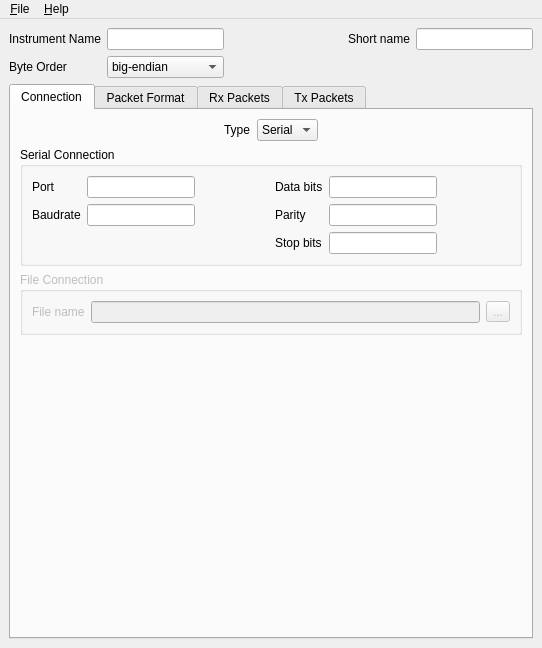
<?xml version="1.0" encoding="UTF-8"?>
<ui version="4.0">
 <class>InstrumentEditorMainWindow</class>
 <widget class="QMainWindow" name="InstrumentEditorMainWindow">
  <property name="geometry">
   <rect>
    <x>0</x>
    <y>0</y>
    <width>542</width>
    <height>648</height>
   </rect>
  </property>
  <property name="windowTitle">
   <string>Instrument Editor</string>
  </property>
  <widget class="QWidget" name="centralWidget">
   <layout class="QVBoxLayout" name="verticalLayout">
    <item>
     <layout class="QGridLayout" name="gridLayout">
      <item row="0" column="0">
       <widget class="QLabel" name="label">
        <property name="text">
         <string>Instrument Name</string>
        </property>
        <property name="buddy">
         <cstring>instrument_name</cstring>
        </property>
       </widget>
      </item>
      <item row="0" column="1">
       <widget class="QLineEdit" name="instrument_name">
        <property name="text">
         <string/>
        </property>
       </widget>
      </item>
      <item row="0" column="2">
       <spacer name="horizontalSpacer">
        <property name="orientation">
         <enum>Qt::Horizontal</enum>
        </property>
        <property name="sizeHint" stdset="0">
         <size>
          <width>40</width>
          <height>20</height>
         </size>
        </property>
       </spacer>
      </item>
      <item row="0" column="3">
       <widget class="QLabel" name="label_2">
        <property name="text">
         <string>Short name</string>
        </property>
        <property name="buddy">
         <cstring>instrument_short_name</cstring>
        </property>
       </widget>
      </item>
      <item row="0" column="4">
       <widget class="QLineEdit" name="instrument_short_name"/>
      </item>
      <item row="1" column="0">
       <widget class="QLabel" name="label_3">
        <property name="text">
         <string>Byte Order</string>
        </property>
        <property name="buddy">
         <cstring>byte_order</cstring>
        </property>
       </widget>
      </item>
      <item row="1" column="1">
       <widget class="QComboBox" name="byte_order">
        <item>
         <property name="text">
          <string>big-endian</string>
         </property>
        </item>
        <item>
         <property name="text">
          <string>little-endian</string>
         </property>
        </item>
       </widget>
      </item>
     </layout>
    </item>
    <item>
     <widget class="QTabWidget" name="tabWidget">
      <property name="toolTip">
       <string/>
      </property>
      <property name="currentIndex">
       <number>0</number>
      </property>
      <widget class="QWidget" name="connection">
       <attribute name="title">
        <string>Connection</string>
       </attribute>
       <layout class="QVBoxLayout" name="verticalLayout_16">
        <item>
         <layout class="QHBoxLayout" name="horizontalLayout">
          <item>
           <spacer name="horizontalSpacer_17">
            <property name="orientation">
             <enum>Qt::Horizontal</enum>
            </property>
            <property name="sizeHint" stdset="0">
             <size>
              <width>40</width>
              <height>20</height>
             </size>
            </property>
           </spacer>
          </item>
          <item>
           <layout class="QFormLayout" name="formLayout_4">
            <item row="0" column="0">
             <widget class="QLabel" name="label_4">
              <property name="text">
               <string>Type</string>
              </property>
             </widget>
            </item>
            <item row="0" column="1">
             <widget class="QComboBox" name="conn_type">
              <property name="editable">
               <bool>false</bool>
              </property>
              <item>
               <property name="text">
                <string>Serial</string>
               </property>
              </item>
              <item>
               <property name="text">
                <string>File</string>
               </property>
              </item>
             </widget>
            </item>
           </layout>
          </item>
          <item>
           <spacer name="horizontalSpacer_18">
            <property name="orientation">
             <enum>Qt::Horizontal</enum>
            </property>
            <property name="sizeHint" stdset="0">
             <size>
              <width>40</width>
              <height>20</height>
             </size>
            </property>
           </spacer>
          </item>
         </layout>
        </item>
        <item>
         <widget class="QGroupBox" name="conn_serial_group">
          <property name="title">
           <string>Serial Connection</string>
          </property>
          <layout class="QHBoxLayout" name="horizontalLayout_33">
           <item>
            <layout class="QFormLayout" name="formLayout">
             <property name="fieldGrowthPolicy">
              <enum>QFormLayout::ExpandingFieldsGrow</enum>
             </property>
             <item row="0" column="0">
              <widget class="QLabel" name="label_5">
               <property name="text">
                <string>Port</string>
               </property>
               <property name="buddy">
                <cstring>conn_serial_port</cstring>
               </property>
              </widget>
             </item>
             <item row="0" column="1">
              <widget class="QLineEdit" name="conn_serial_port"/>
             </item>
             <item row="1" column="0">
              <widget class="QLabel" name="label_6">
               <property name="text">
                <string>Baudrate</string>
               </property>
               <property name="buddy">
                <cstring>conn_serial_baudrate</cstring>
               </property>
              </widget>
             </item>
             <item row="1" column="1">
              <widget class="QLineEdit" name="conn_serial_baudrate"/>
             </item>
            </layout>
           </item>
           <item>
            <spacer name="horizontalSpacer_36">
             <property name="orientation">
              <enum>Qt::Horizontal</enum>
             </property>
             <property name="sizeHint" stdset="0">
              <size>
               <width>50</width>
               <height>20</height>
              </size>
             </property>
            </spacer>
           </item>
           <item>
            <layout class="QFormLayout" name="formLayout_9">
             <property name="fieldGrowthPolicy">
              <enum>QFormLayout::ExpandingFieldsGrow</enum>
             </property>
             <item row="0" column="0">
              <widget class="QLabel" name="label_36">
               <property name="text">
                <string>Data bits</string>
               </property>
              </widget>
             </item>
             <item row="0" column="1">
              <widget class="QLineEdit" name="conn_serial_data_bits"/>
             </item>
             <item row="1" column="0">
              <widget class="QLabel" name="label_37">
               <property name="text">
                <string>Parity</string>
               </property>
              </widget>
             </item>
             <item row="1" column="1">
              <widget class="QLineEdit" name="conn_serial_parity"/>
             </item>
             <item row="2" column="0">
              <widget class="QLabel" name="label_38">
               <property name="text">
                <string>Stop bits</string>
               </property>
              </widget>
             </item>
             <item row="2" column="1">
              <widget class="QLineEdit" name="conn_serial_stop_bits"/>
             </item>
            </layout>
           </item>
           <item>
            <spacer name="horizontalSpacer_37">
             <property name="orientation">
              <enum>Qt::Horizontal</enum>
             </property>
             <property name="sizeHint" stdset="0">
              <size>
               <width>40</width>
               <height>20</height>
              </size>
             </property>
            </spacer>
           </item>
          </layout>
         </widget>
        </item>
        <item>
         <widget class="QGroupBox" name="conn_file_group">
          <property name="enabled">
           <bool>false</bool>
          </property>
          <property name="title">
           <string>File Connection</string>
          </property>
          <layout class="QFormLayout" name="formLayout_5">
           <item row="0" column="0">
            <widget class="QLabel" name="label_7">
             <property name="text">
              <string>File name</string>
             </property>
             <property name="buddy">
              <cstring>conn_serial_port</cstring>
             </property>
            </widget>
           </item>
           <item row="0" column="1">
            <layout class="QHBoxLayout" name="horizontalLayout_17">
             <item>
              <widget class="QLineEdit" name="conn_file_name"/>
             </item>
             <item>
              <widget class="QToolButton" name="conn_file_name_btn">
               <property name="text">
                <string>...</string>
               </property>
              </widget>
             </item>
            </layout>
           </item>
          </layout>
         </widget>
        </item>
        <item>
         <spacer name="verticalSpacer">
          <property name="orientation">
           <enum>Qt::Vertical</enum>
          </property>
          <property name="sizeHint" stdset="0">
           <size>
            <width>20</width>
            <height>281</height>
           </size>
          </property>
         </spacer>
        </item>
       </layout>
      </widget>
      <widget class="QWidget" name="packet_format">
       <attribute name="title">
        <string>Packet Format</string>
       </attribute>
       <layout class="QVBoxLayout" name="verticalLayout_8">
        <item>
         <widget class="QLabel" name="label_11">
          <property name="text">
           <string>rx packets format:</string>
          </property>
         </widget>
        </item>
        <item>
         <layout class="QHBoxLayout" name="horizontalLayout_4">
          <item>
           <widget class="QComboBox" name="pf_rx_format_0">
            <item>
             <property name="text">
              <string>Start bytes</string>
             </property>
            </item>
            <item>
             <property name="text">
              <string>Packet num</string>
             </property>
            </item>
            <item>
             <property name="text">
              <string>Packet fields</string>
             </property>
            </item>
            <item>
             <property name="text">
              <string>End bytes</string>
             </property>
            </item>
            <item>
             <property name="text">
              <string>none</string>
             </property>
            </item>
           </widget>
          </item>
          <item>
           <widget class="QComboBox" name="pf_rx_format_1">
            <property name="currentIndex">
             <number>1</number>
            </property>
            <item>
             <property name="text">
              <string>Start bytes</string>
             </property>
            </item>
            <item>
             <property name="text">
              <string>Packet num</string>
             </property>
            </item>
            <item>
             <property name="text">
              <string>Packet fields</string>
             </property>
            </item>
            <item>
             <property name="text">
              <string>End bytes</string>
             </property>
            </item>
            <item>
             <property name="text">
              <string>none</string>
             </property>
            </item>
           </widget>
          </item>
          <item>
           <widget class="QComboBox" name="pf_rx_format_2">
            <property name="currentIndex">
             <number>2</number>
            </property>
            <item>
             <property name="text">
              <string>Start bytes</string>
             </property>
            </item>
            <item>
             <property name="text">
              <string>Packet num</string>
             </property>
            </item>
            <item>
             <property name="text">
              <string>Packet fields</string>
             </property>
            </item>
            <item>
             <property name="text">
              <string>End bytes</string>
             </property>
            </item>
            <item>
             <property name="text">
              <string>none</string>
             </property>
            </item>
           </widget>
          </item>
          <item>
           <widget class="QComboBox" name="pf_rx_format_3">
            <property name="currentIndex">
             <number>3</number>
            </property>
            <item>
             <property name="text">
              <string>Start bytes</string>
             </property>
            </item>
            <item>
             <property name="text">
              <string>Packet num</string>
             </property>
            </item>
            <item>
             <property name="text">
              <string>Packet fields</string>
             </property>
            </item>
            <item>
             <property name="text">
              <string>End bytes</string>
             </property>
            </item>
            <item>
             <property name="text">
              <string>none</string>
             </property>
            </item>
           </widget>
          </item>
          <item>
           <spacer name="horizontalSpacer_15">
            <property name="orientation">
             <enum>Qt::Horizontal</enum>
            </property>
            <property name="sizeHint" stdset="0">
             <size>
              <width>40</width>
              <height>20</height>
             </size>
            </property>
           </spacer>
          </item>
         </layout>
        </item>
        <item>
         <widget class="QLabel" name="label_14">
          <property name="text">
           <string>tx packets format:</string>
          </property>
         </widget>
        </item>
        <item>
         <layout class="QHBoxLayout" name="horizontalLayout_16">
          <item>
           <widget class="QComboBox" name="pf_tx_format_0">
            <item>
             <property name="text">
              <string>Start bytes</string>
             </property>
            </item>
            <item>
             <property name="text">
              <string>Packet num</string>
             </property>
            </item>
            <item>
             <property name="text">
              <string>Packet fields</string>
             </property>
            </item>
            <item>
             <property name="text">
              <string>End bytes</string>
             </property>
            </item>
            <item>
             <property name="text">
              <string>none</string>
             </property>
            </item>
           </widget>
          </item>
          <item>
           <widget class="QComboBox" name="pf_tx_format_1">
            <property name="currentIndex">
             <number>1</number>
            </property>
            <item>
             <property name="text">
              <string>Start bytes</string>
             </property>
            </item>
            <item>
             <property name="text">
              <string>Packet num</string>
             </property>
            </item>
            <item>
             <property name="text">
              <string>Packet fields</string>
             </property>
            </item>
            <item>
             <property name="text">
              <string>End bytes</string>
             </property>
            </item>
            <item>
             <property name="text">
              <string>none</string>
             </property>
            </item>
           </widget>
          </item>
          <item>
           <widget class="QComboBox" name="pf_tx_format_2">
            <property name="currentIndex">
             <number>2</number>
            </property>
            <item>
             <property name="text">
              <string>Start bytes</string>
             </property>
            </item>
            <item>
             <property name="text">
              <string>Packet num</string>
             </property>
            </item>
            <item>
             <property name="text">
              <string>Packet fields</string>
             </property>
            </item>
            <item>
             <property name="text">
              <string>End bytes</string>
             </property>
            </item>
            <item>
             <property name="text">
              <string>none</string>
             </property>
            </item>
           </widget>
          </item>
          <item>
           <widget class="QComboBox" name="pf_tx_format_3">
            <property name="currentIndex">
             <number>3</number>
            </property>
            <item>
             <property name="text">
              <string>Start bytes</string>
             </property>
            </item>
            <item>
             <property name="text">
              <string>Packet num</string>
             </property>
            </item>
            <item>
             <property name="text">
              <string>Packet fields</string>
             </property>
            </item>
            <item>
             <property name="text">
              <string>End bytes</string>
             </property>
            </item>
            <item>
             <property name="text">
              <string>none</string>
             </property>
            </item>
           </widget>
          </item>
          <item>
           <spacer name="horizontalSpacer_16">
            <property name="orientation">
             <enum>Qt::Horizontal</enum>
            </property>
            <property name="sizeHint" stdset="0">
             <size>
              <width>40</width>
              <height>20</height>
             </size>
            </property>
           </spacer>
          </item>
         </layout>
        </item>
        <item>
         <widget class="Line" name="line_5">
          <property name="orientation">
           <enum>Qt::Horizontal</enum>
          </property>
         </widget>
        </item>
        <item>
         <layout class="QHBoxLayout" name="horizontalLayout_15">
          <item>
           <layout class="QVBoxLayout" name="verticalLayout_2">
            <item>
             <widget class="QLabel" name="label_16">
              <property name="text">
               <string>Start bytes</string>
              </property>
             </widget>
            </item>
            <item>
             <widget class="QListWidget" name="pf_start_bytes"/>
            </item>
            <item>
             <layout class="QHBoxLayout" name="horizontalLayout_3">
              <item>
               <widget class="QPushButton" name="pf_add_start_byte">
                <property name="text">
                 <string>Add new...</string>
                </property>
               </widget>
              </item>
              <item>
               <spacer name="horizontalSpacer_5">
                <property name="orientation">
                 <enum>Qt::Horizontal</enum>
                </property>
                <property name="sizeHint" stdset="0">
                 <size>
                  <width>40</width>
                  <height>20</height>
                 </size>
                </property>
               </spacer>
              </item>
              <item>
               <widget class="QPushButton" name="pf_delete_start_byte">
                <property name="enabled">
                 <bool>false</bool>
                </property>
                <property name="text">
                 <string>Delete</string>
                </property>
               </widget>
              </item>
             </layout>
            </item>
           </layout>
          </item>
          <item>
           <spacer name="horizontalSpacer_4">
            <property name="orientation">
             <enum>Qt::Horizontal</enum>
            </property>
            <property name="sizeHint" stdset="0">
             <size>
              <width>47</width>
              <height>50</height>
             </size>
            </property>
           </spacer>
          </item>
          <item>
           <layout class="QVBoxLayout" name="verticalLayout_3">
            <item>
             <widget class="QLabel" name="label_17">
              <property name="text">
               <string>End bytes</string>
              </property>
             </widget>
            </item>
            <item>
             <widget class="QListWidget" name="pf_end_bytes"/>
            </item>
            <item>
             <layout class="QHBoxLayout" name="horizontalLayout_2">
              <item>
               <widget class="QPushButton" name="pf_add_end_byte">
                <property name="text">
                 <string>Add new...</string>
                </property>
               </widget>
              </item>
              <item>
               <spacer name="horizontalSpacer_6">
                <property name="orientation">
                 <enum>Qt::Horizontal</enum>
                </property>
                <property name="sizeHint" stdset="0">
                 <size>
                  <width>40</width>
                  <height>20</height>
                 </size>
                </property>
               </spacer>
              </item>
              <item>
               <widget class="QPushButton" name="pf_delete_end_byte">
                <property name="enabled">
                 <bool>false</bool>
                </property>
                <property name="text">
                 <string>Delete</string>
                </property>
               </widget>
              </item>
             </layout>
            </item>
           </layout>
          </item>
         </layout>
        </item>
       </layout>
      </widget>
      <widget class="QWidget" name="rx_packets">
       <attribute name="title">
        <string>Rx Packets</string>
       </attribute>
       <layout class="QHBoxLayout" name="horizontalLayout_13">
        <item>
         <layout class="QVBoxLayout" name="verticalLayout_6">
          <item>
           <widget class="QListWidget" name="rx_packets_list">
            <property name="sizePolicy">
             <sizepolicy hsizetype="Fixed" vsizetype="Expanding">
              <horstretch>0</horstretch>
              <verstretch>0</verstretch>
             </sizepolicy>
            </property>
            <property name="maximumSize">
             <size>
              <width>100</width>
              <height>16777215</height>
             </size>
            </property>
           </widget>
          </item>
          <item>
           <layout class="QHBoxLayout" name="horizontalLayout_11">
            <item>
             <widget class="QPushButton" name="rx_packets_add">
              <property name="text">
               <string>+</string>
              </property>
             </widget>
            </item>
            <item>
             <spacer name="horizontalSpacer_13">
              <property name="orientation">
               <enum>Qt::Horizontal</enum>
              </property>
              <property name="sizeType">
               <enum>QSizePolicy::Minimum</enum>
              </property>
              <property name="sizeHint" stdset="0">
               <size>
                <width>20</width>
                <height>20</height>
               </size>
              </property>
             </spacer>
            </item>
            <item>
             <widget class="QPushButton" name="rx_packets_delete">
              <property name="enabled">
               <bool>false</bool>
              </property>
              <property name="text">
               <string>-</string>
              </property>
             </widget>
            </item>
           </layout>
          </item>
         </layout>
        </item>
        <item>
         <widget class="Line" name="line_3">
          <property name="orientation">
           <enum>Qt::Vertical</enum>
          </property>
         </widget>
        </item>
        <item>
         <layout class="QVBoxLayout" name="verticalLayout_4">
          <item>
           <layout class="QHBoxLayout" name="horizontalLayout_6">
            <item>
             <layout class="QFormLayout" name="formLayout_2">
              <property name="fieldGrowthPolicy">
               <enum>QFormLayout::ExpandingFieldsGrow</enum>
              </property>
              <item row="0" column="0">
               <widget class="QLabel" name="packetNumberLabel">
                <property name="text">
                 <string>Packet</string>
                </property>
               </widget>
              </item>
              <item row="0" column="1">
               <widget class="QLabel" name="rx_packets_num">
                <property name="text">
                 <string>num_packet</string>
                </property>
               </widget>
              </item>
              <item row="1" column="0">
               <widget class="QLabel" name="label_18">
                <property name="text">
                 <string>Name</string>
                </property>
               </widget>
              </item>
              <item row="1" column="1">
               <widget class="QLineEdit" name="rx_packets_name"/>
              </item>
             </layout>
            </item>
            <item>
             <spacer name="horizontalSpacer_8">
              <property name="orientation">
               <enum>Qt::Horizontal</enum>
              </property>
              <property name="sizeType">
               <enum>QSizePolicy::Minimum</enum>
              </property>
              <property name="sizeHint" stdset="0">
               <size>
                <width>60</width>
                <height>20</height>
               </size>
              </property>
             </spacer>
            </item>
           </layout>
          </item>
          <item>
           <widget class="Line" name="line">
            <property name="orientation">
             <enum>Qt::Horizontal</enum>
            </property>
           </widget>
          </item>
          <item>
           <layout class="QHBoxLayout" name="horizontalLayout_5">
            <item>
             <widget class="QLabel" name="label_20">
              <property name="text">
               <string>Fields</string>
              </property>
             </widget>
            </item>
            <item>
             <spacer name="horizontalSpacer_7">
              <property name="orientation">
               <enum>Qt::Horizontal</enum>
              </property>
              <property name="sizeHint" stdset="0">
               <size>
                <width>40</width>
                <height>20</height>
               </size>
              </property>
             </spacer>
            </item>
           </layout>
          </item>
          <item>
           <widget class="QTreeWidget" name="rx_packets_fields">
            <property name="rootIsDecorated">
             <bool>false</bool>
            </property>
            <attribute name="headerDefaultSectionSize">
             <number>250</number>
            </attribute>
            <column>
             <property name="text">
              <string>Name</string>
             </property>
            </column>
            <column>
             <property name="text">
              <string>Type</string>
             </property>
            </column>
           </widget>
          </item>
          <item>
           <layout class="QHBoxLayout" name="horizontalLayout_7">
            <item>
             <widget class="QPushButton" name="rx_packets_add_field">
              <property name="text">
               <string>Add new...</string>
              </property>
             </widget>
            </item>
            <item>
             <spacer name="horizontalSpacer_11">
              <property name="orientation">
               <enum>Qt::Horizontal</enum>
              </property>
              <property name="sizeHint" stdset="0">
               <size>
                <width>40</width>
                <height>20</height>
               </size>
              </property>
             </spacer>
            </item>
            <item>
             <widget class="QPushButton" name="rx_packets_delete_field">
              <property name="enabled">
               <bool>false</bool>
              </property>
              <property name="text">
               <string>Delete</string>
              </property>
             </widget>
            </item>
           </layout>
          </item>
         </layout>
        </item>
       </layout>
      </widget>
      <widget class="QWidget" name="tx_packets">
       <attribute name="title">
        <string>Tx Packets</string>
       </attribute>
       <layout class="QHBoxLayout" name="horizontalLayout_14">
        <item>
         <layout class="QVBoxLayout" name="verticalLayout_7">
          <item>
           <widget class="QListWidget" name="tx_packets_list">
            <property name="sizePolicy">
             <sizepolicy hsizetype="Fixed" vsizetype="Expanding">
              <horstretch>0</horstretch>
              <verstretch>0</verstretch>
             </sizepolicy>
            </property>
            <property name="maximumSize">
             <size>
              <width>100</width>
              <height>16777215</height>
             </size>
            </property>
           </widget>
          </item>
          <item>
           <layout class="QHBoxLayout" name="horizontalLayout_12">
            <item>
             <widget class="QPushButton" name="tx_packets_add">
              <property name="text">
               <string>+</string>
              </property>
             </widget>
            </item>
            <item>
             <spacer name="horizontalSpacer_14">
              <property name="orientation">
               <enum>Qt::Horizontal</enum>
              </property>
              <property name="sizeType">
               <enum>QSizePolicy::Minimum</enum>
              </property>
              <property name="sizeHint" stdset="0">
               <size>
                <width>20</width>
                <height>20</height>
               </size>
              </property>
             </spacer>
            </item>
            <item>
             <widget class="QPushButton" name="tx_packets_delete">
              <property name="enabled">
               <bool>false</bool>
              </property>
              <property name="text">
               <string>-</string>
              </property>
             </widget>
            </item>
           </layout>
          </item>
         </layout>
        </item>
        <item>
         <widget class="Line" name="line_4">
          <property name="orientation">
           <enum>Qt::Vertical</enum>
          </property>
         </widget>
        </item>
        <item>
         <layout class="QVBoxLayout" name="verticalLayout_5">
          <item>
           <layout class="QHBoxLayout" name="horizontalLayout_9">
            <item>
             <layout class="QFormLayout" name="formLayout_3">
              <item row="0" column="0">
               <widget class="QLabel" name="label_10">
                <property name="text">
                 <string>Packet</string>
                </property>
               </widget>
              </item>
              <item row="0" column="1">
               <widget class="QLabel" name="tx_packets_num">
                <property name="text">
                 <string>num_packet</string>
                </property>
               </widget>
              </item>
              <item row="1" column="0">
               <widget class="QLabel" name="label_12">
                <property name="text">
                 <string>Name</string>
                </property>
               </widget>
              </item>
              <item row="1" column="1">
               <widget class="QLineEdit" name="tx_packets_name"/>
              </item>
             </layout>
            </item>
            <item>
             <spacer name="horizontalSpacer_9">
              <property name="orientation">
               <enum>Qt::Horizontal</enum>
              </property>
              <property name="sizeType">
               <enum>QSizePolicy::Minimum</enum>
              </property>
              <property name="sizeHint" stdset="0">
               <size>
                <width>60</width>
                <height>20</height>
               </size>
              </property>
             </spacer>
            </item>
           </layout>
          </item>
          <item>
           <widget class="Line" name="line_2">
            <property name="orientation">
             <enum>Qt::Horizontal</enum>
            </property>
           </widget>
          </item>
          <item>
           <layout class="QHBoxLayout" name="horizontalLayout_8">
            <item>
             <widget class="QLabel" name="label_13">
              <property name="text">
               <string>Fields</string>
              </property>
             </widget>
            </item>
            <item>
             <spacer name="horizontalSpacer_10">
              <property name="orientation">
               <enum>Qt::Horizontal</enum>
              </property>
              <property name="sizeHint" stdset="0">
               <size>
                <width>168</width>
                <height>20</height>
               </size>
              </property>
             </spacer>
            </item>
           </layout>
          </item>
          <item>
           <widget class="QTreeWidget" name="tx_packets_fields">
            <property name="rootIsDecorated">
             <bool>false</bool>
            </property>
            <attribute name="headerDefaultSectionSize">
             <number>250</number>
            </attribute>
            <column>
             <property name="text">
              <string>Name</string>
             </property>
            </column>
            <column>
             <property name="text">
              <string>Type</string>
             </property>
            </column>
           </widget>
          </item>
          <item>
           <layout class="QHBoxLayout" name="horizontalLayout_10">
            <item>
             <widget class="QPushButton" name="tx_packets_add_field">
              <property name="text">
               <string>Add new...</string>
              </property>
             </widget>
            </item>
            <item>
             <spacer name="horizontalSpacer_12">
              <property name="orientation">
               <enum>Qt::Horizontal</enum>
              </property>
              <property name="sizeHint" stdset="0">
               <size>
                <width>40</width>
                <height>20</height>
               </size>
              </property>
             </spacer>
            </item>
            <item>
             <widget class="QPushButton" name="tx_packets_delete_field">
              <property name="enabled">
               <bool>false</bool>
              </property>
              <property name="text">
               <string>Delete</string>
              </property>
             </widget>
            </item>
           </layout>
          </item>
         </layout>
        </item>
       </layout>
      </widget>
     </widget>
    </item>
   </layout>
  </widget>
  <widget class="QMenuBar" name="menuBar">
   <property name="geometry">
    <rect>
     <x>0</x>
     <y>0</y>
     <width>542</width>
     <height>23</height>
    </rect>
   </property>
   <widget class="QMenu" name="menuFile">
    <property name="title">
     <string>&amp;File</string>
    </property>
    <addaction name="action_New"/>
    <addaction name="action_Open"/>
    <addaction name="separator"/>
    <addaction name="action_Save"/>
    <addaction name="action_Save_As"/>
    <addaction name="separator"/>
    <addaction name="action_Quit"/>
   </widget>
   <widget class="QMenu" name="menuHelp">
    <property name="title">
     <string>&amp;Help</string>
    </property>
    <addaction name="action_About"/>
   </widget>
   <addaction name="menuFile"/>
   <addaction name="menuHelp"/>
  </widget>
  <action name="action_New">
   <property name="text">
    <string>&amp;New...</string>
   </property>
   <property name="shortcut">
    <string>Ctrl+N</string>
   </property>
  </action>
  <action name="action_Open">
   <property name="text">
    <string>&amp;Open...</string>
   </property>
   <property name="shortcut">
    <string>Ctrl+O</string>
   </property>
  </action>
  <action name="action_Save">
   <property name="text">
    <string>&amp;Save</string>
   </property>
   <property name="shortcut">
    <string>Ctrl+S</string>
   </property>
  </action>
  <action name="action_Save_As">
   <property name="text">
    <string>Save &amp;As...</string>
   </property>
   <property name="shortcut">
    <string>Ctrl+Shift+S</string>
   </property>
  </action>
  <action name="action_Quit">
   <property name="text">
    <string>&amp;Quit</string>
   </property>
   <property name="shortcut">
    <string>Ctrl+Q</string>
   </property>
  </action>
  <action name="action_About">
   <property name="text">
    <string>&amp;About...</string>
   </property>
  </action>
 </widget>
 <resources/>
 <connections>
  <connection>
   <sender>action_Quit</sender>
   <signal>triggered()</signal>
   <receiver>InstrumentEditorMainWindow</receiver>
   <slot>close()</slot>
   <hints>
    <hint type="sourcelabel">
     <x>-1</x>
     <y>-1</y>
    </hint>
    <hint type="destinationlabel">
     <x>252</x>
     <y>299</y>
    </hint>
   </hints>
  </connection>
 </connections>
</ui>
